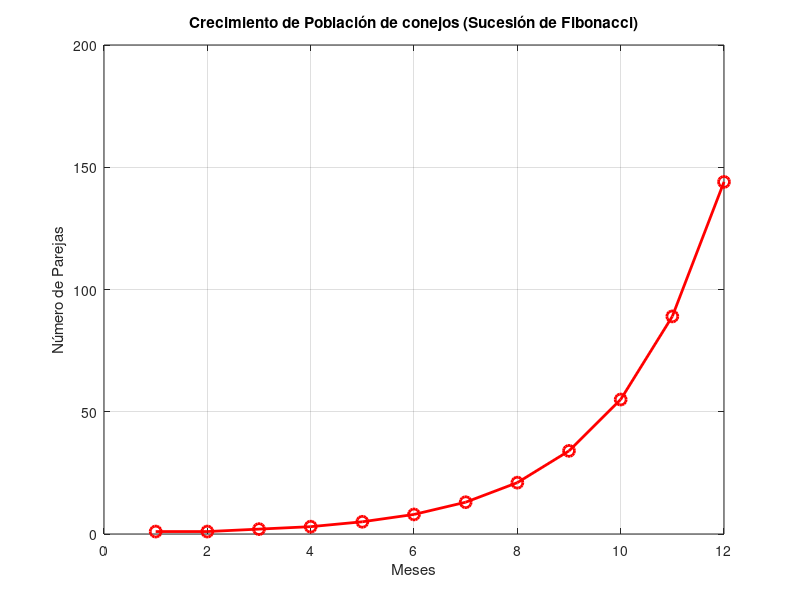

Write the MATLAB code that produced this figure.
% Definir el número de meses a simular
n = 12; 

% Inicializar el vector de población con ceros
conejos = zeros(1, n);

% Condiciones iniciales: 
% Mes 1: Una pareja joven
% Mes 2: La pareja madura
conejos(1) = 1;
conejos(2) = 1;

% Bucle para calcular la sucesión: F(n) = F(n-1) + F(n-2)
for i = 3:n
    conejos(i) = conejos(i-1) + conejos(i-2);
end

% Mostrar los resultados en la consola
disp('Mes | Parejas de conejos');
disp([(1:n)', conejos']);

% Graficar el crecimiento
plot(1:n, conejos, '-or', 'LineWidth', 2, 'MarkerSize', 8);
grid on;
title('Crecimiento de Población de conejos (Sucesión de Fibonacci)');
xlabel('Meses');
ylabel('Número de Parejas');
